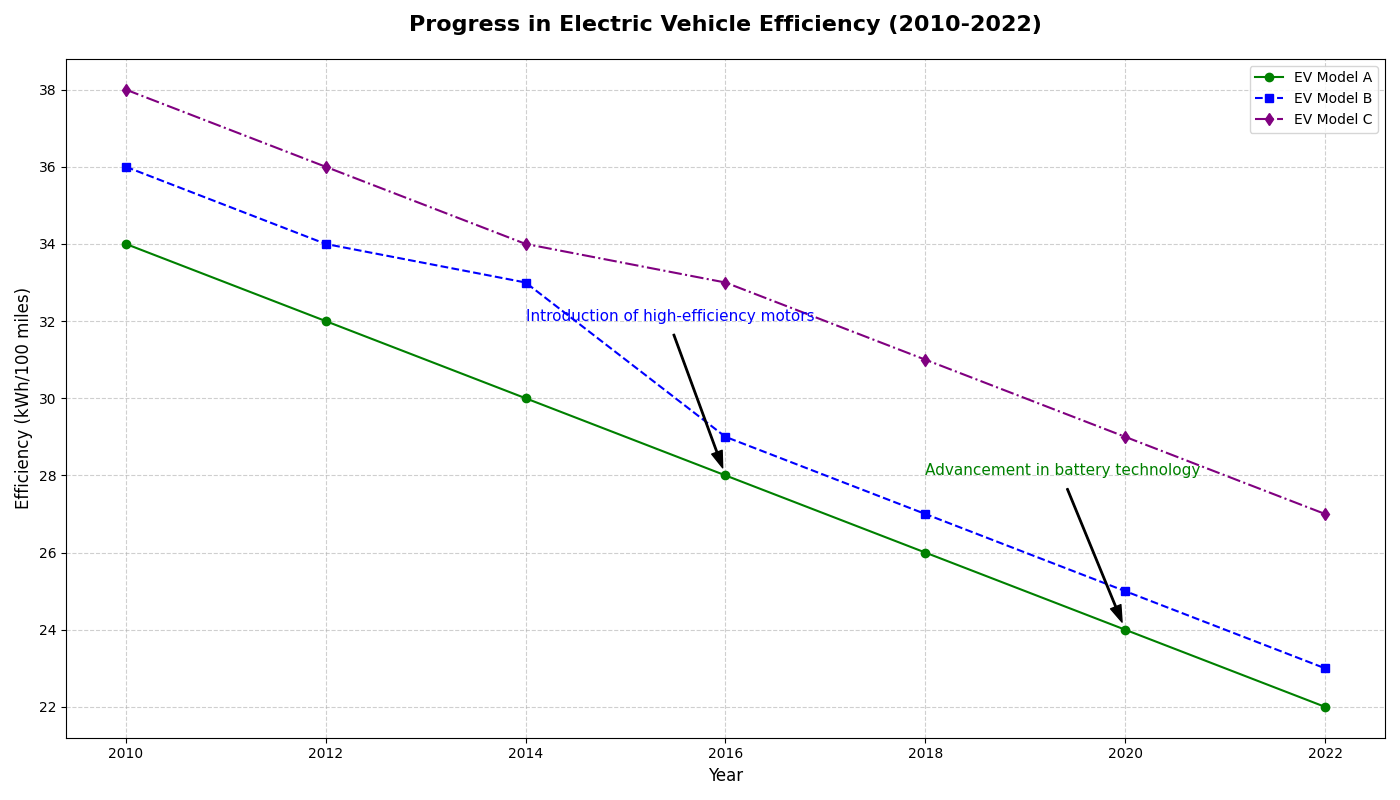

This chart was generated by the following Python code:
import matplotlib.pyplot as plt
import numpy as np

# Backstory: Tracking the Efficiency of Electric Vehicles (EVs)
# This script will plot the energy consumption efficiency (in kWh/100 miles) of different electric vehicles over the years 
# to understand how technology advancements have improved efficiency.

# Data: Years and corresponding energy consumption efficiency for three EV models
years = np.array([2010, 2012, 2014, 2016, 2018, 2020, 2022])

# Efficiency data for three different EV models
efficiency_model_A = np.array([34, 32, 30, 28, 26, 24, 22])
efficiency_model_B = np.array([36, 34, 33, 29, 27, 25, 23])
efficiency_model_C = np.array([38, 36, 34, 33, 31, 29, 27])

# Plotting the data
plt.figure(figsize=(14, 8))
plt.plot(years, efficiency_model_A, 'o-', label='EV Model A', color='green')
plt.plot(years, efficiency_model_B, 's--', label='EV Model B', color='blue')
plt.plot(years, efficiency_model_C, 'd-.', label='EV Model C', color='purple')

# Add titles and labels
plt.title('Progress in Electric Vehicle Efficiency (2010-2022)', fontsize=16, fontweight='bold', pad=20)
plt.xlabel('Year', fontsize=12)
plt.ylabel('Efficiency (kWh/100 miles)', fontsize=12)

# Highlight significant improvements with annotations
plt.annotate('Introduction of high-efficiency motors', 
             xy=(2016, 28), xytext=(2014, 32), 
             arrowprops=dict(facecolor='black', shrink=0.05, width=1, headwidth=8),
             fontsize=11, color='blue')
plt.annotate('Advancement in battery technology', 
             xy=(2020, 24), xytext=(2018, 28), 
             arrowprops=dict(facecolor='black', shrink=0.05, width=1, headwidth=8),
             fontsize=11, color='green')

# Add grid and legend
plt.grid(linestyle='--', alpha=0.6)
plt.legend(loc='upper right', fontsize=10)

# Adjust layout to prevent overlap
plt.tight_layout()

# Show the plot
plt.show()
